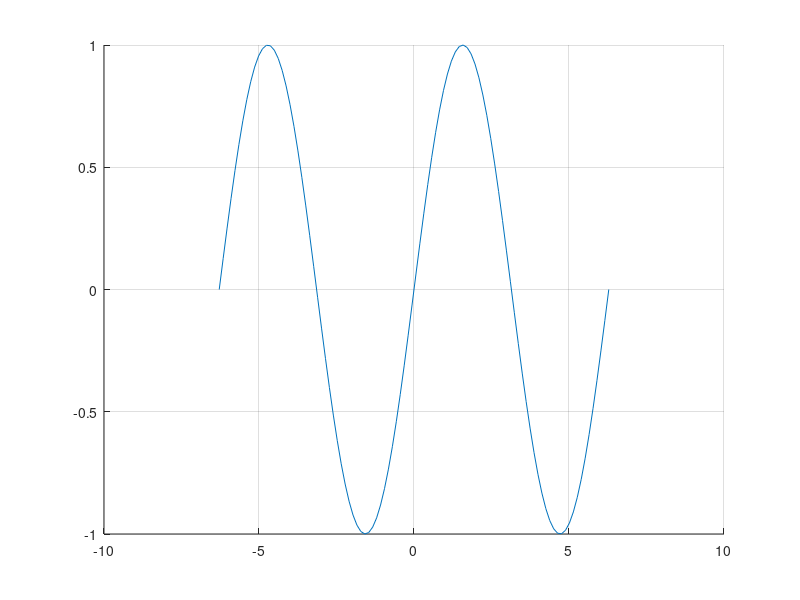

This chart was generated by the following MATLAB code: (Note: this script raises an error after producing the figure.)
start_tic = tic;
figure(1);
clf; ax = gca;

hold(ax, 'on');
grid(ax, 'on');

x = linspace(-2*pi, 2*pi);
plot(ax, x, sin(x));

pos = {'N','NE','E','SE','S','SW','W','NW', 'C'};
str = {'test a long line ...'};
for i = 1:length(pos)
    h_tb = textbox(ax, str, pos{i});
    
%     delete(h_tb);
end


fprintf('%s elapsed: %f s\n', mfilename, toc(start_tic));
